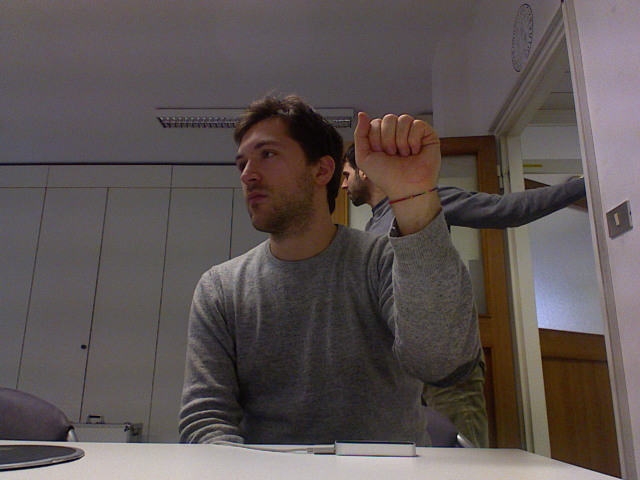
%> input picture Project/1_rgb.png, 1280 x 960 px (shown at 1/2 size)
$ octave --eval "result = preprocess(imread('1_rgb.png'));"   (GNU Octave 9; MATLAB toolbox functions it lacks are replaced by stand-ins)
%> lines starting %> are read from the running program, lines starting %| are printed output that depends on the picture; in (x1, y1, x2, y2) boxes, pixels count from 0 and x2, y2 are one past the last pixel; in counts of white or black regions, pixels touching at a corner belong together; the program's own positions count from 1
function maskCanny = preprocess(im)

    % This will preprocess an image 'im' for use for training NN
    % Input = Image 'im'

    % Apply Skin Segmentation Algorithm (Loop with pixel RGBm conditions)
    mask = im(:,:,1);
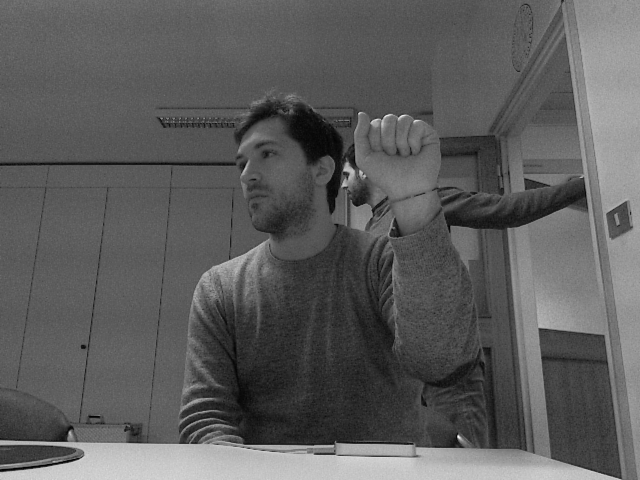
%> mask: size 960x1280 uint8 (shown at 1/2 size); min 1, max 254, mean 92.1
    for i = 1 : 960
        for j = 1 : 1280
            % Get pixel
            r = im(i,j,1);
            g = im(i,j,2);
            b = im(i,j,3);

            if r > 95 && g > 40 && b > 20 && ((max([r, g, b])-min([r, g, b]))>15) && (abs(r -g)>15) && (r>g) && (r > b)
                mask(i,j) = 1;
            else
                mask(i,j) = 0;
            end
        end
    end
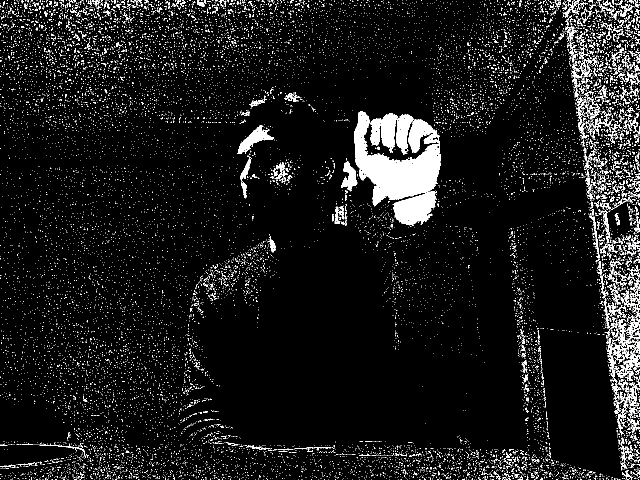
%> mask: size 960x1280 uint8 (shown at 1/2 size); values 0 (black) and 1 (white), 7.2% white; 15477 white regions (15084 under 20 px), largest, box (x1, y1, x2, y2) and area: (708, 223, 882, 452) 23864, (1237, 630, 1280, 751) 1724, (474, 250, 548, 308) 1411

    % Open Image
    se = strel('disk',2);
    maskOpened = imopen(mask, se);
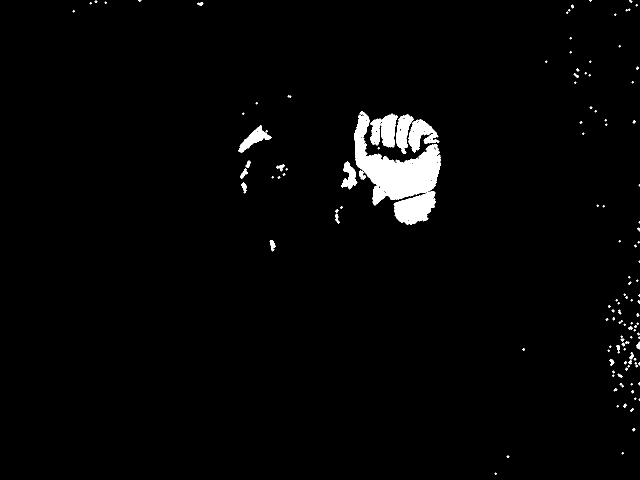
%> maskOpened: size 960x1280 uint8 (shown at 1/2 size); values 0 (black) and 1 (white), 2.3% white; 132 white regions (84 under 20 px)
    maskL = logical(maskOpened);
    % Run Image Regional Analysis
    stats = regionprops(maskL, 'Area', 'PixelIdxList', 'BoundingBox');
%> stats = 132 regions; largest, box (x1, y1, x2, y2) and Area: (708, 223, 882, 450) 16767, (740, 227, 796, 295) 2441, (817, 239, 879, 305) 2031, (792, 229, 828, 308) 1512, (476, 250, 543, 306) 1249
    % Find Largest Region by Area
    [maxArea, Index] = max([stats.Area]);
%> maxArea = 16767; Index = 25
    % Find Minumum Box to Enclose Area
    bounds = stats(Index).BoundingBox;
%> bounds = [708.5 223.5 174 227]
    % Crop Area
%> (the run ends here)
